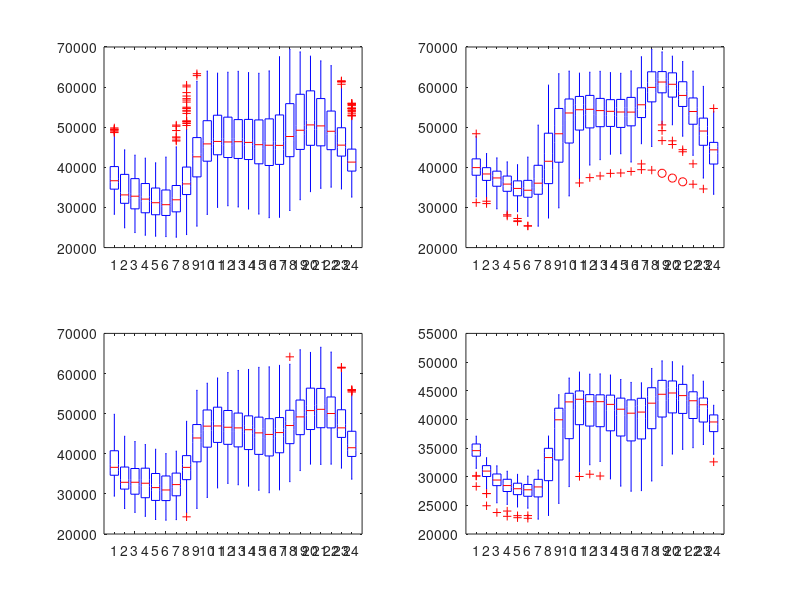

Here is the MATLAB script that generated this plot:
data = csvread('data/hourlyload_uk_2016_corrected.csv');
dataW = csvread('data/hourlyload_uk_2016_winter.csv');
dataS = csvread('data/hourlyload_uk_2016_summer.csv');
dataT = csvread('data/hourlyload_uk_2016_transition.csv');

subplot(2,2,1);
dailydata = reshape(data,[24,size(data,1)/24]);
Z = dailydata.';
boxplot(Z)

subplot(2,2,2);
dailydataW = reshape(dataW,[24,size(dataW,1)/24]);
ZW = dailydataW.';
boxplot(ZW)

subplot(2,2,3);
dailydataT = reshape(dataT,[24,size(dataT,1)/24]);
ZT = dailydataT.';
boxplot(ZT)

subplot(2,2,4);
dailydataS = reshape(dataS,[24,size(dataS,1)/24]);
ZS = dailydataS.';
boxplot(ZS)

%Z = resizem(newdata,[269 96]);
%xaxis = 1:1440;
%B = repmat(xaxis,1,size(data,1)/1440).'